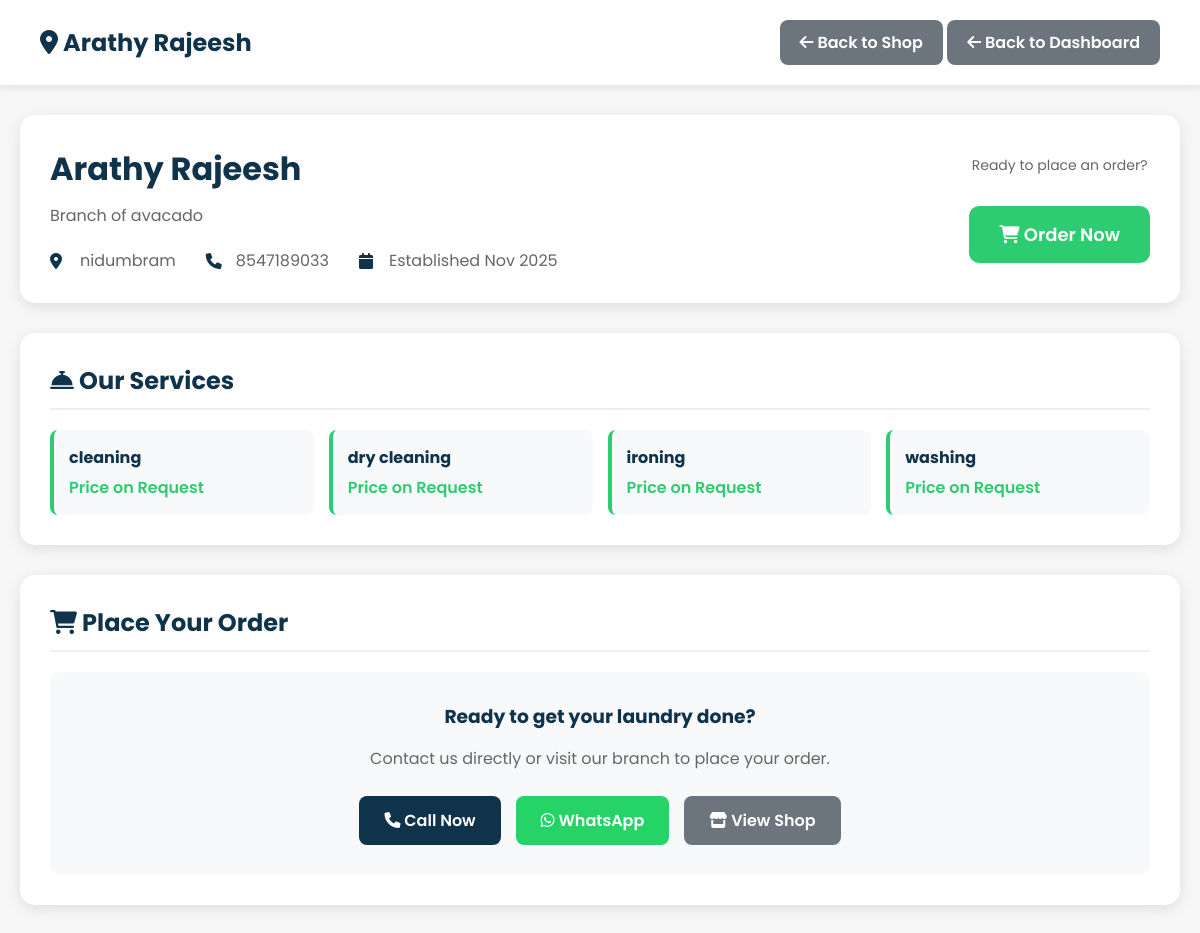
The page /branch/1/ (signed in) on the database as committed earlier.
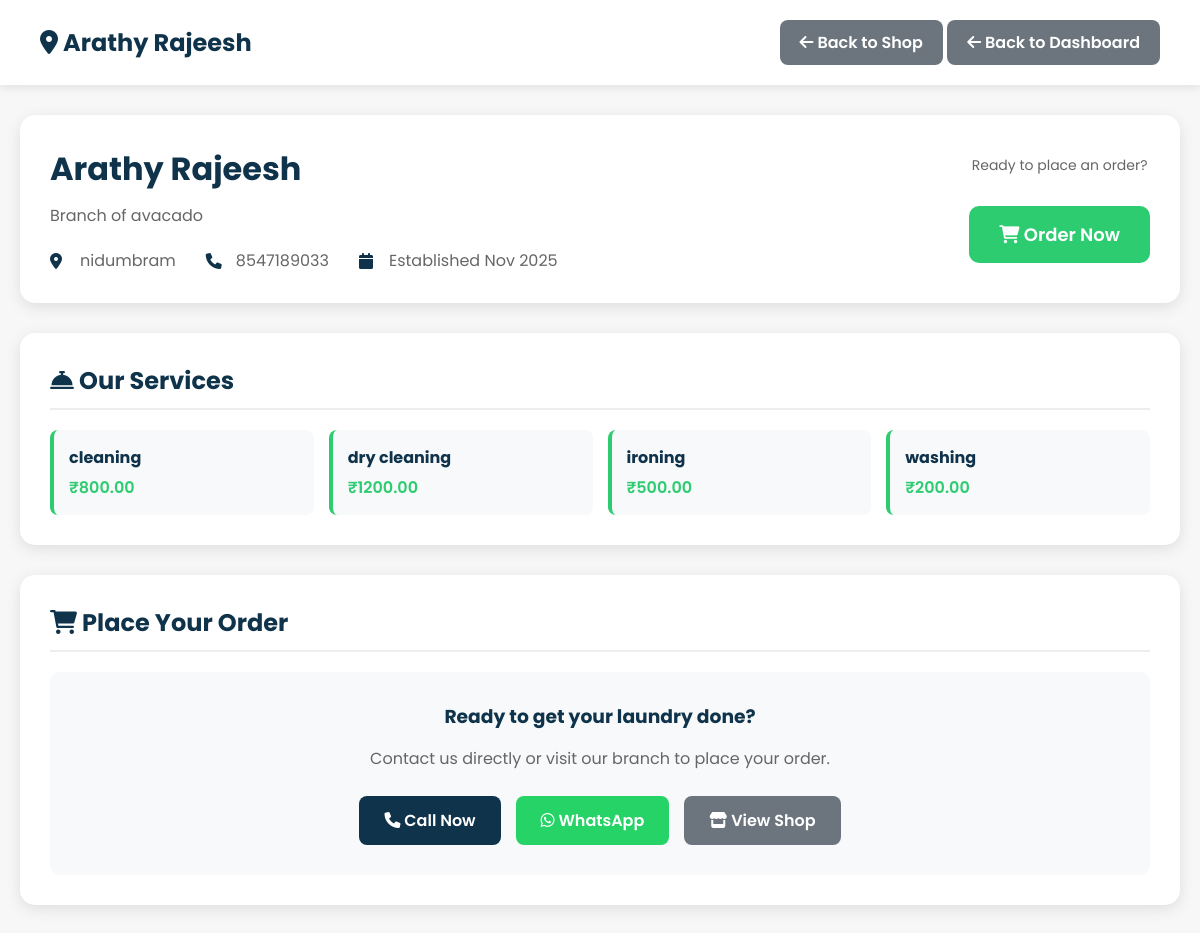
The same page on the database as committed later.
### shop/models.py (models this page shows, shortened)
class Service(models.Model):
    branch = models.ForeignKey('Branch', on_delete=models.CASCADE, related_name='services')
    name = models.CharField(max_length=120)
    price = models.DecimalField(max_digits=10, decimal_places=2, null=True, blank=True)  # optional
    created_at = models.DateTimeField(auto_now_add=True)
    class Meta:
        unique_together = ('branch', 'name')
        ordering = ['name']

### shop/views.py (the view)
# urls.py: path("branch/<int:branch_id>/", views.branch_detail, name="branch_detail"),
@login_required
def branch_detail(request, branch_id):
    branch = get_object_or_404(Branch, id=branch_id, shop__is_approved=True)
    services = Service.objects.filter(branch=branch)
    context = {
        'branch': branch,
        'shop': branch.shop,
        'services': services,
    }
    return render(request, 'branch_detail.html', context)

### shop/templates/branch_detail.html (shortened to what the changed rows need)
{% load static %}
<!DOCTYPE html>
<html lang="en">
<head>
    <link rel="stylesheet" href="https://cdnjs.cloudflare.com/ajax/libs/font-awesome/6.0.0-beta3/css/all.min.css">
</head>
<body>
    <div class="header">
        <h1><i class="fas fa-map-marker-alt"></i> {{ branch.name }}</h1>
    </div>
    <div class="container">
        <div class="branch-header">
            <div class="branch-info">
                <h1>{{ branch.name }}</h1>
            </div>
        </div>
        <div class="section">
            <h2><i class="fas fa-concierge-bell"></i> Our Services</h2>
            {% if services %}
                <div class="services-grid">
                    {% for service in services %}
                        <div class="service-card">
                            <h4>{{ service.name }}</h4>
                            {% if service.price %}
                                <div class="service-price">₹{{ service.price }}</div>
                            {% else %}
                                <div class="service-price">Price on Request</div>
                            {% endif %}
                        </div>
                    {% endfor %}
                </div>
            {% else %}
                <div class="empty-state">
                    <i class="fas fa-concierge-bell"></i>
                    <p>No services available yet</p>
                </div>
            {% endif %}
        </div>
        <div id="order-form" class="section">
            <h2><i class="fas fa-shopping-cart"></i> Place Your Order</h2>
        </div>
    </div>
</body>
</html>

Rows that differ between the two databases and show on the page:
changed Service "cleaning": price (not shown) → "800.00"; price "Price on Request" → "₹"
changed Service "dry cleaning": price (not shown) → "1200.00"; price "Price on Request" → "₹"
changed Service "ironing": price (not shown) → "500.00"; price "Price on Request" → "₹"
changed Service "washing": price (not shown) → "200.00"; price "Price on Request" → "₹"
